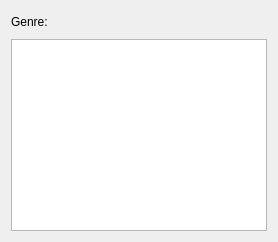
       <widget class="QWidget" name="page_3">
        <layout class="QVBoxLayout" name="verticalLayout_8">
         <item>
          <layout class="QHBoxLayout" name="horizontalLayout_7">
           <item>
            <widget class="QLabel" name="label_15">
             <property name="sizePolicy">
              <sizepolicy hsizetype="Fixed" vsizetype="Preferred">
               <horstretch>0</horstretch>
               <verstretch>0</verstretch>
              </sizepolicy>
             </property>
             <property name="text">
              <string>Genre:</string>
             </property>
            </widget>
           </item>
           <item>
            <widget class="QLabel" name="genreTitleLabel">
             <property name="palette">
              <palette>
               <active>
                <colorrole role="WindowText">
                 <brush brushstyle="SolidPattern">
                  <color alpha="255">
                   <red>0</red>
                   <green>0</green>
                   <blue>127</blue>
                  </color>
                 </brush>
                </colorrole>
               </active>
               <inactive>
                <colorrole role="WindowText">
                 <brush brushstyle="SolidPattern">
                  <color alpha="255">
                   <red>0</red>
                   <green>0</green>
                   <blue>127</blue>
                  </color>
                 </brush>
                </colorrole>
               </inactive>
               <disabled>
                <colorrole role="WindowText">
                 <brush brushstyle="SolidPattern">
                  <color alpha="255">
                   <red>146</red>
                   <green>145</green>
                   <blue>144</blue>
                  </color>
                 </brush>
                </colorrole>
               </disabled>
              </palette>
             </property>
             <property name="font">
              <font>
               <pointsize>14</pointsize>
               <weight>75</weight>
               <bold>true</bold>
              </font>
             </property>
             <property name="text">
              <string/>
             </property>
            </widget>
           </item>
          </layout>
         </item>
         <item>
          <widget class="TableViewEx" name="booksByGenreView">
           <attribute name="horizontalHeaderDefaultSectionSize">
            <number>200</number>
           </attribute>
           <attribute name="verticalHeaderVisible">
            <bool>false</bool>
           </attribute>
          </widget>
         </item>
        </layout>
       </widget>
